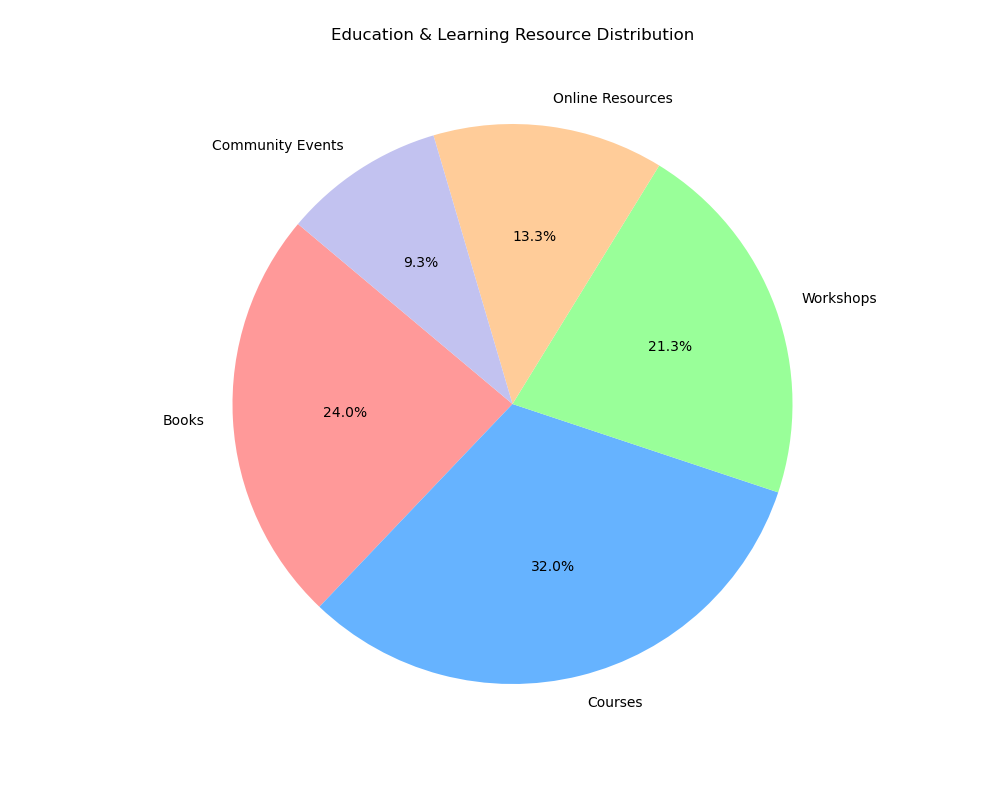

Recreate this plot in Python.

import matplotlib.pyplot as plt

labels = ['Books', 'Courses', 'Workshops', 'Online Resources', 'Community Events']
sizes = [180, 240, 160, 100, 70]
colors = ['#ff9999', '#66b3ff', '#99ff99', '#ffcc99', '#c2c2f0']

plt.figure(figsize=(10,8))
plt.pie(sizes, labels=labels, colors=colors, autopct='%1.1f%%', startangle=140)

plt.title('Education & Learning Resource Distribution', pad=40)
plt.axis('equal')
plt.show()
